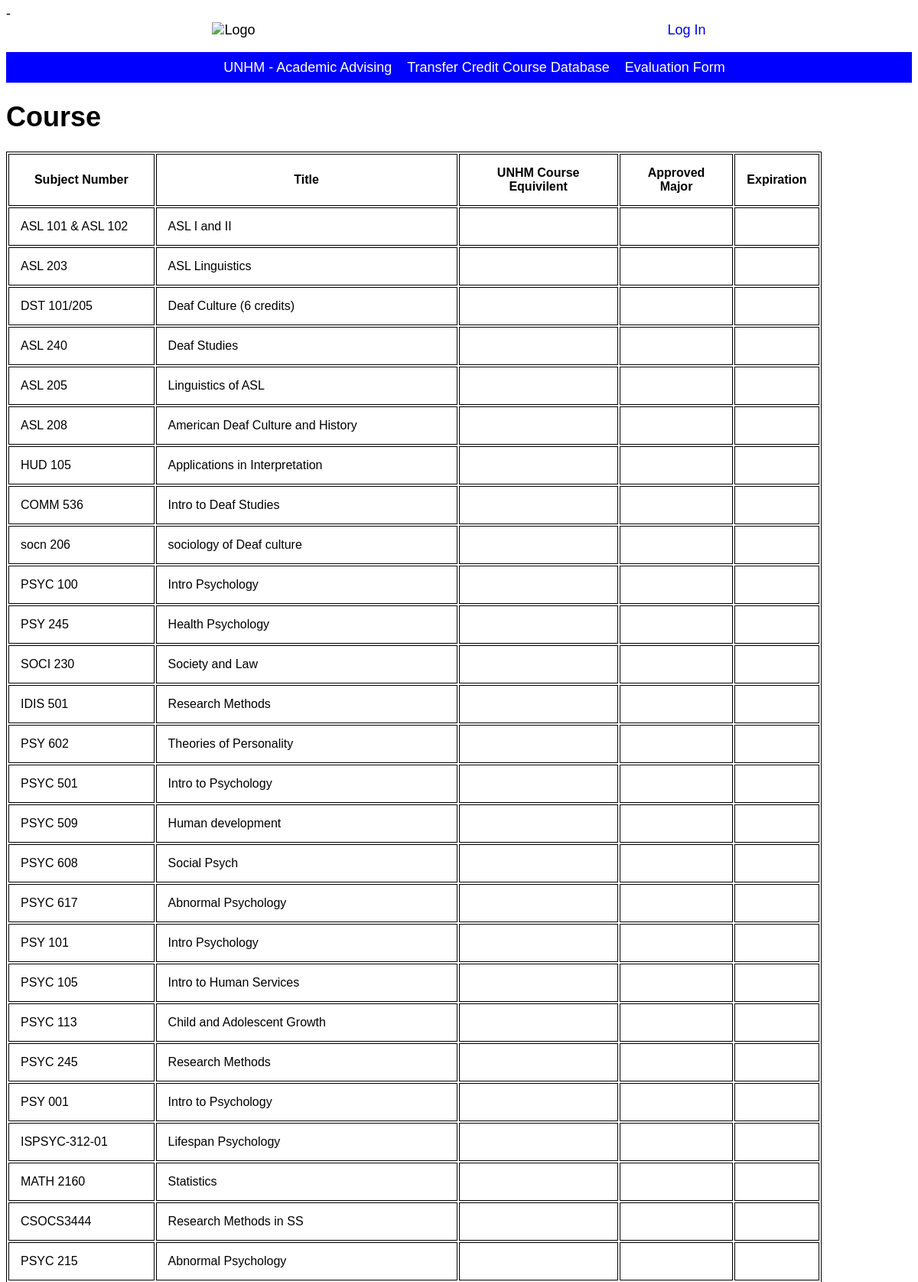
Screenshot of /courses (upper part) with the database file from the repository.
### transfer/models/model_course.py (models this page shows, shortened)
class Course(models.Model):
    school_id = models.ForeignKey(School, on_delete=models.CASCADE)
    subject_no = models.CharField(max_length=15, blank=True, null=True)
    title = models.CharField(max_length=100, blank=True, null=True)

### transfer/views/course_view.py (the view)
# urls.py: path('courses', CourseListView.as_view(), name='course_home'),
class CourseListView(ListView):
    model = Course
    template_name = 'course/course_home.html'

### transfer/templates/course/course_home.html
-{% extends "base.html" %}
{% load static %}
{% block content %}
<h1>Course</h1>
<table style="width:90%">
<thead>
    <tr>
    <th>Subject Number</th>
    <th>Title</th>
    <th>UNHM Course Equivilent</th>
    <th>Approved Major</th>
    <th>Expiration</th>
    </tr>
</thead>
<tbody>
    {% for course in object_list %}
    <tr>
    <td>{{ course.subject_no }}</td>
    <td>{{ course.title }}</td>
    <td>{{ course.quivilent }}</td>
    <td>{{ course.major }}</td>
    <td>{{ course.expiration_date }}</td>
    </tr>
    {% endfor %}
</tbody>
</table>
{% endblock %}

### transfer/static/css/base.css (style rules this page uses)
table, th, td { border: 1px solid black; }
th, td { padding: 15px; }
body { font-family: 'Source Sans Pro', sans-serif; font-size:18px; }

### rows the page displays
Course: subject_no "ASL 101 & ASL 102", title "ASL I and II"
Course: subject_no "ASL 203", title "ASL Linguistics"
Course: subject_no "DST 101/205", title "Deaf Culture (6 credits)"
Course: subject_no "ASL 240", title "Deaf Studies"
Course: subject_no "ASL 205", title "Linguistics of ASL"
Course: subject_no "ASL 208", title "American Deaf Culture and History"
Course: subject_no "HUD 105", title "Applications in Interpretation"
Course: subject_no "COMM 536", title "Intro to Deaf Studies"
Course: subject_no "socn 206", title "sociology of Deaf culture"
Course: subject_no "PSYC 100", title "Intro Psychology"
Course: subject_no "PSY 245", title "Health Psychology"
Course: subject_no "SOCI 230", title "Society and Law"
Course: subject_no "IDIS 501", title "Research Methods"
Course: subject_no "PSY 602", title "Theories of Personality"
Course: subject_no "PSYC 501", title "Intro to Psychology"
Course: subject_no "PSYC 509", title "Human development"
Course: subject_no "PSYC 608", title "Social Psych"
Course: subject_no "PSYC 617", title "Abnormal Psychology"
Course: subject_no "PSY 101", title "Intro Psychology"
Course: subject_no "PSYC 105", title "Intro to Human Services"
Course: subject_no "PSYC 113", title "Child and Adolescent Growth"
Course: subject_no "PSYC 245", title "Research Methods"
Course: subject_no "PSY 001", title "Intro to Psychology"
Course: subject_no "ISPSYC-312-01", title "Lifespan Psychology"
Course: subject_no "MATH 2160", title "Statistics"
Course: subject_no "CSOCS3444", title "Research Methods in SS"
Course: subject_no "PSYC 215", title "Abnormal Psychology"
